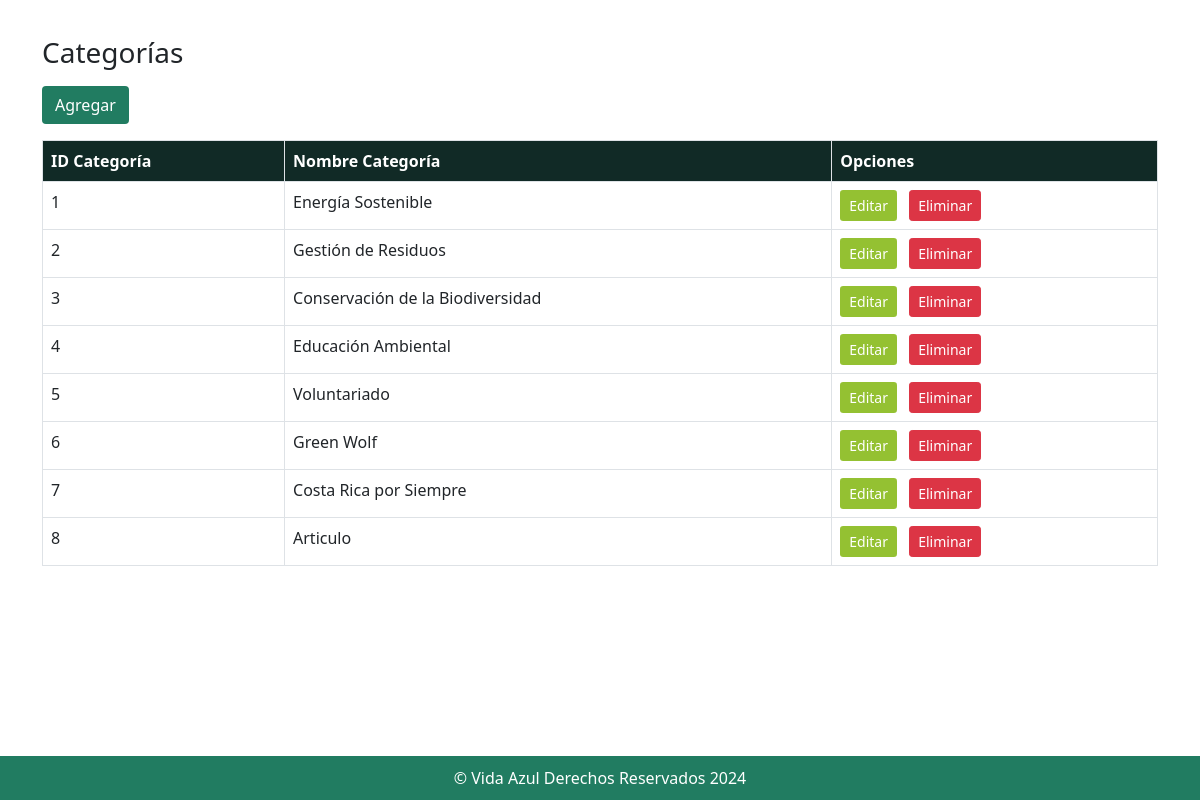
The page /categoria/listado.php on the database as committed earlier.
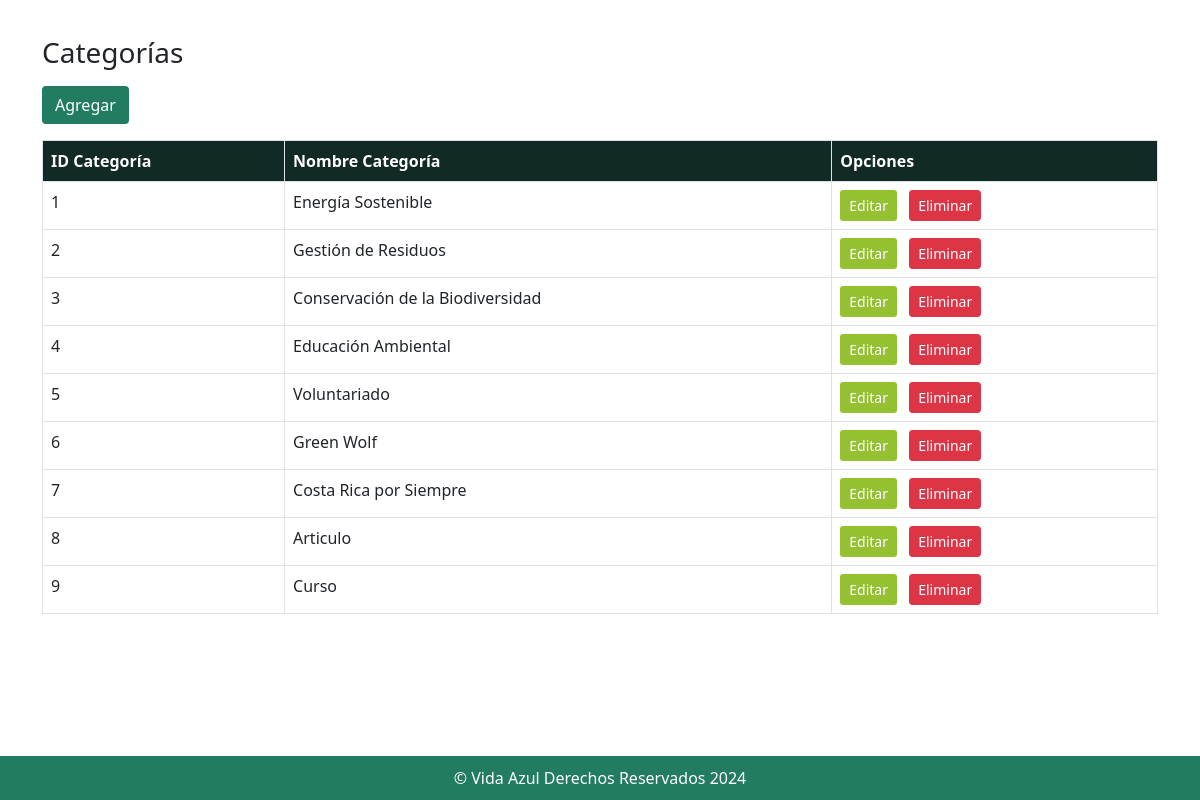
The same page on the database as committed later.
### tables this page shows
CREATE TABLE `categoria` (
  `id_categoria` int(11) NOT NULL,
  `nombre_categoria` varchar(100) NOT NULL
);

### categoria/listado.php (the view, shortened to what this page needs)
<!DOCTYPE html>
<html lang="es">
<head>
    <link href="https://cdn.jsdelivr.net/npm/bootstrap@5.0.2/dist/css/bootstrap.min.css" rel="stylesheet"
>
    <link href="https://cdn.jsdelivr.net/npm/bootstrap-icons/font/bootstrap-icons.css" rel="stylesheet">
    <link href="../styles.css" rel="stylesheet">
</head>
<body>
    <main class="flex-shrink-0">
        <div class="container">
            <h3 class="my-3" id="titulo">Categorías</h3>
            <a href="nuevo.php" class="btn" style="background-color: #217C61; color: white;">Agregar</a>
            <table class="table table-hover table-bordered my-3" aria-describedby="titulo">
                <thead style="background-color: #112A26; color: white;">
                    <tr>
                        <th scope="col">ID Categoría</th>
                        <th scope="col">Nombre Categoría</th>
                        <th scope="col">Opciones</th>
                    </tr>
                </thead>
                <tbody>
                    <?php
                    $conexion = new mysqli("localhost", "vida_azul", "vidaazul", "vida_azul");
                    $sql = "SELECT id_categoria, nombre_categoria FROM categoria";
                    $resultado = $conexion->query($sql);
                    if ($resultado->num_rows > 0) {
                        while ($fila = $resultado->fetch_assoc()) {
                            echo "<tr>
                                    <td>{$fila['id_categoria']}</td>
                                    <td>{$fila['nombre_categoria']}</td>
                                    <td>
                                        <a href='edita.php?id={$fila['id_categoria']}' class='btn btn-sm me-2'
                                            style='background-color: #94C132; color: white;'>Editar</a>
                                        <button type='button' class='btn btn-danger btn-sm' data-bs-toggle='modal'
                                            data-bs-target='#eliminaModal' data-bs-id='{$fila['id_categoria']}'>Eliminar</button>
                                    </td>
                                </tr>";
                        }
                    } else {
                        echo "<tr><td colspan='3' class='text-center'>No hay categorías disponibles.</td></tr>";
                    }
                    ?>
                </tbody>
            </table>
        </div>
    </main>
    <br>
    <footer class="footer" style="background-color:#217C61;position: fixed; bottom: 0;width: 100%;"
        class="col text-center text-white mt-auto p-1">
        <div class="container ">
            <div class="col">
                <p style="color: white;">&COPY; Vida Azul Derechos Reservados 2024</p>
            </div>
        </div>
    </footer>
</body>
</html>

Rows that differ between the two databases and show on the page:
added categoria: id_categoria "9", nombre_categoria "Curso"
